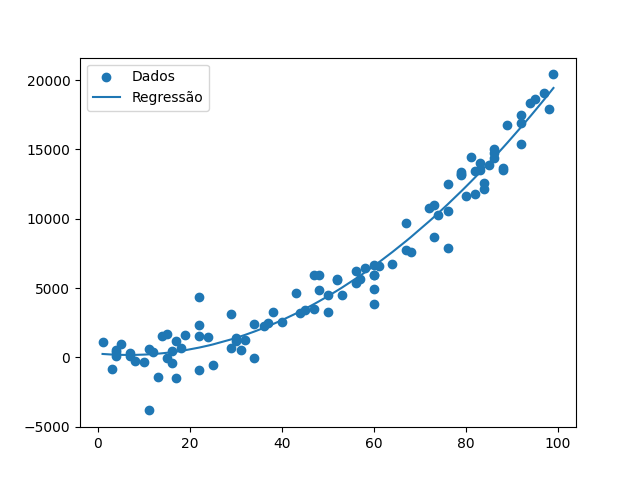

The script that saved this image:
import numpy as np
import matplotlib.pyplot as plt

def gauss_jordan(M):
    n = M.shape[0]
    # Matriz aumentada [A|b]
    for i in range(n):
        # Pivotamento parcial: busca o maior elemento na coluna para reduzir erros
        pivot_row = i + np.argmax(abs(M[i:, i]))
        M[[i, pivot_row]] = M[[pivot_row, i]]
        
        if M[i, i] == 0:
            return None # Matriz singular
        
        # Normaliza a linha do pivô para que o pivô seja 1
        M[i] = M[i] / M[i, i]
        
        # Elimina os outros elementos da coluna i (acima e abaixo do pivô)
        for j in range(n):
            if i != j:
                M[j] = M[j] - M[j, i] * M[i]
    
    return M[:, -1]

x = np.sort(np.random.randint(0, 100, 100))

y = 2*x**2 - 3*x + 5 + np.random.normal(0, 1200, len(x))

#aproximar de uma função p(x)=ax^2+bx+c

#Todos os somatõrios

sum_x4 = sum(xi**4 for xi in x)
sum_x3 = sum(xi**3 for xi in x)
sum_x2 = sum(xi**2 for xi in x)

sum_x = sum(xi for xi in x)
sum_y = sum(yi for yi in y)


sum_xy = sum(xi*yi for xi, yi in zip(x, y))
sum_x2y = sum((xi**2)*yi for xi, yi in zip(x, y))

n = len(x)

#Ac=B

A = np.array([
    [sum_x4, sum_x3, sum_x2],
    [sum_x3, sum_x2, sum_x ],
    [sum_x2, sum_x , n  ]
])

B = np.array([
    sum_x2y,
    sum_xy,
    sum_y
])


#matriz aumentada

M = np.hstack((A, B.reshape(-1,1)))

coef = gauss_jordan(M)

a = coef[0]
b = coef[1]
c = coef[2]

print(f"p(x) = {a:.4f}x² + {b:.4f}x + {c:.4f}")

y_reg = a*x**2 + b*x + c

plt.scatter(x, y, label="Dados")
plt.plot(x, y_reg, label="Regressão")

plt.legend()
plt.savefig("unidade_3/polynomial_regression.png")
plt.show()
